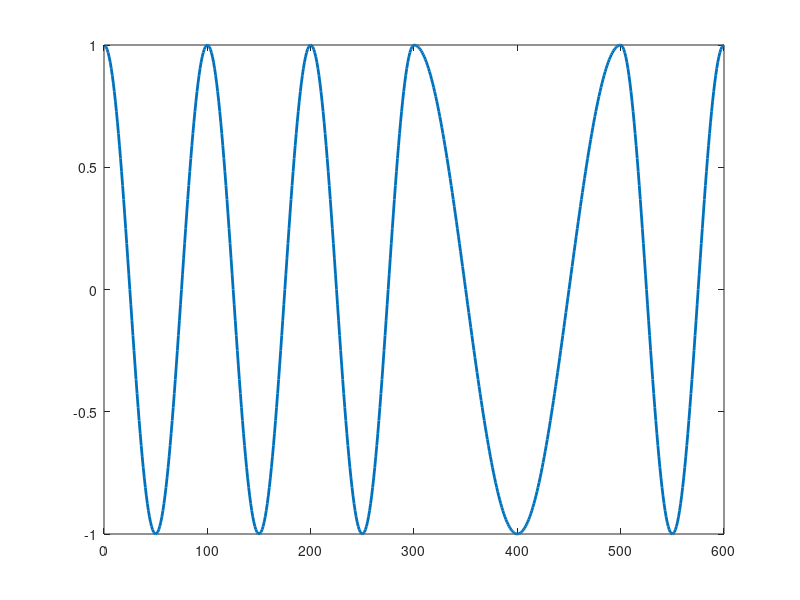
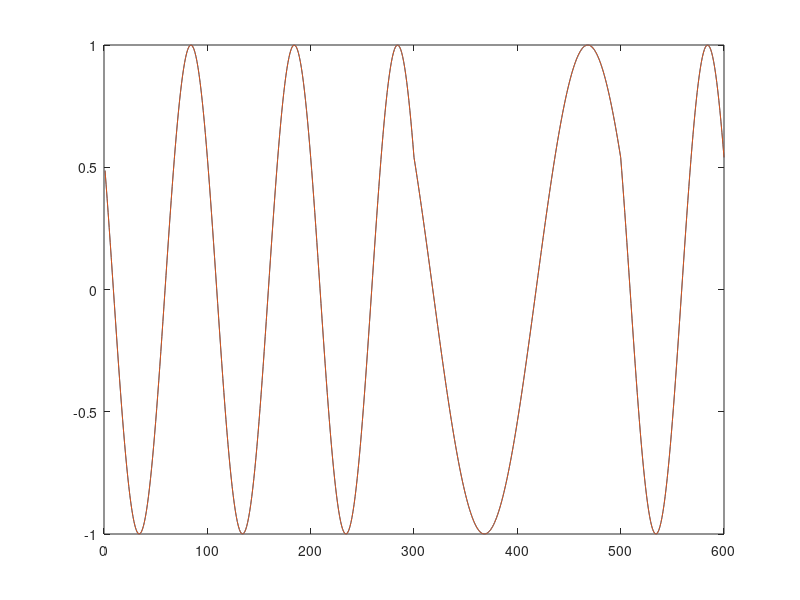
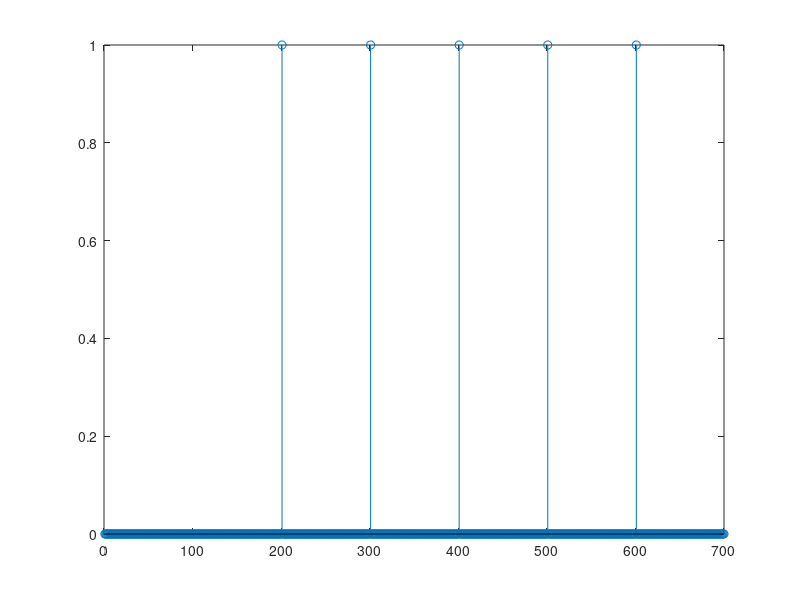

Write MATLAB code to recreate these figures, in order. (Note: this script raises an error after producing the figures.)
%% calculates by cycle
clear all;clc;
close all;

fs = 1000;  
Ts = 1/fs;  
f = 8;

%--------multi freq
testm = [];
% flist = randi(2*f,5,1);
flist = repmat(10,5,1);

ioilist = [100, 100, 100, 200, 100];

for ioi = 1:5

    cycdur = ioilist(ioi)/fs;
    freq = 1/cycdur;
    cycT   = Ts:Ts:cycdur;
    testm = [testm cos(2*pi*freq*cycT)];
end


% subplot(2,1,2)
plot(testm, 'linewidth', 2);

%% calculates by time (Ts)
clear all;clc;
close all;

fs = 1000;  
Ts = 1/fs;

wave = [];
ioilist = [100, 100, 100, 200, 100];
testm = [];

k = 1;
for ioi = 1:5

    cycdur = ioilist(ioi)/fs;
    freq = 1/cycdur;
    
    % calculates by adding full waves, calc by multiplying time vector 
    cycT   = Ts:Ts:cycdur;
    testm = [testm cos(2*pi*freq*cycT+1)];
    

    for t = Ts:Ts:cycdur % just 1 interval 
        
        % calculates by adding wave points, calc by multiplying time value
        % (t)
        wave(k) = cos(t*(2*pi*freq)+1);
        k = k+1;
    end
end

figure;
plot(wave); hold on;
plot(testm);

%% full frequency (period) correction 
clear all;clc;
close all;

fs = 1000;  
Ts = 1/fs;

wave = [];

ioilist = [100, 100, 100, 100, 100];
stim = zeros(200,1)';
for i = 1:length(ioilist)
    x = zeros(ioilist(i),1)';
    x(1) = 1;
    stim = [stim x];
end

figure; stem(stim); hold on;
% make stim VECTOR 


k = 1;
t = Ts;

freq = 5; % fs/samples << initial freq 

tbl = table();
a = 1;

while 1     
    
    if stim(k) == 1 % if you see a stimulus (sound)

        if a == 1
            ioi = k;
        else
            ioi = k - tbl.k(a-1);
        end

        
        freqnew = fs/ioi;
        disp(['freq was ' num2str(freq) ' --> ' num2str(freqnew)]);
        freq = freqnew;        
        
        contin_ok = input('continue? (1/0): ');
        if contin_ok ==0
            break;
        end
        
        tbl.ioi(a) = ioi;
        tbl.freq(a) = freq;
        tbl.k(a) = k;
        a = a+1;
    end
    
    
    
    % calculates by adding wave points, calc by multiplying time value
    % (t)
    wave(k) = cos(t*(2*pi*freq)+0);
    plot(wave);
    
    
    t = t+Ts;
    if k == length(stim)
        break
    end
    
    k = k+1;
end



%%
clear all;clc;
close all;


fs = 1000;  
Ts = 1/fs;   

dur = 1;
f = 2;
ncycs = dur*f;

%--------single freq
test = [];
fi  = f;
for ioi = 1:1%ncycs
    cycdur = 1/fi;
    cycT   = Ts:Ts:cycdur;
    test = [test cos(2*pi*fi*cycT)];
end


figure;

% subplot(2,1,1); 
hold on
plot(test, 'linewidth', 2);
% 
% %--------multi freq
% testm = [];
% flist = randi(2*f,ncycs,1);
% for ii = 1:ncycs
%     cycdur = 1/flist(ii);
%     cycT   = Ts:Ts:cycdur;
%     testm = [testm cos(2*pi*flist(ii)*cycT-1)];
% end

% 
% % subplot(2,1,2)
% plot(testm, 'linewidth', 2);


%%

figure;
omega = 0;
k = 1;
phases(1) = 0;
waves = [];

subplot(2,1,1)
for t = 0:.1:2*pi % time
    
    if k == 1
        pha = 0;
    else
    
    pha = omega + phases(k-1);
    
    end
    

    phases(k) = pha;
    waves(k) = cos(t + pha);
    
    make_dots(t + pha);
    drawnow
    
  
    k = k+1;
end

subplot(2,1,2)
plot (waves);

%%
function make_dots(theta, clr)
if nargin<2
    clr = [0 0 0];
end
plot(cos(theta), sin(theta), "Marker",".","MarkerSize",50, "MarkerFaceColor", clr);
set(gca,'xlim', [-1 1], 'ylim', [-1 1]);
end
